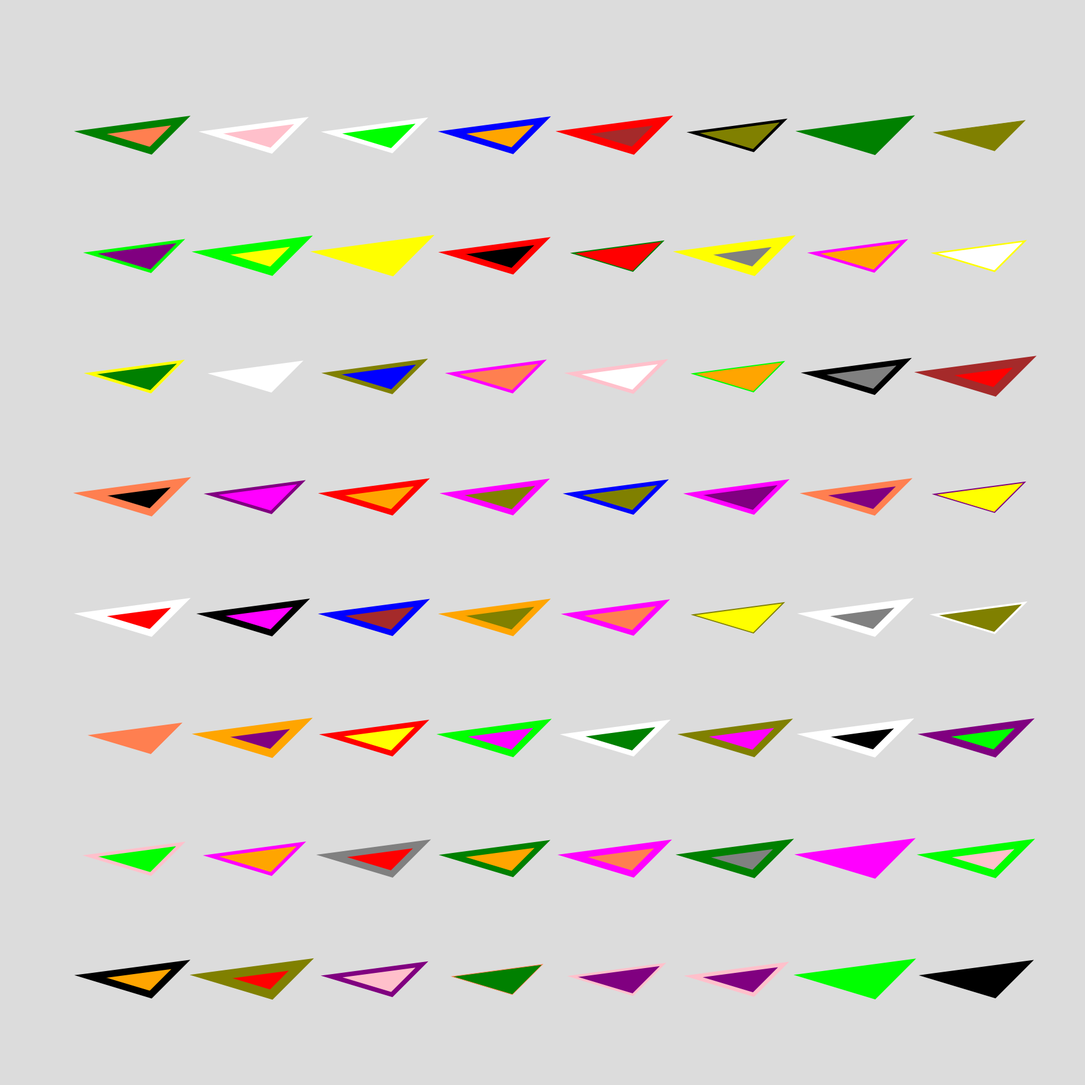
Frame 1 (no input)
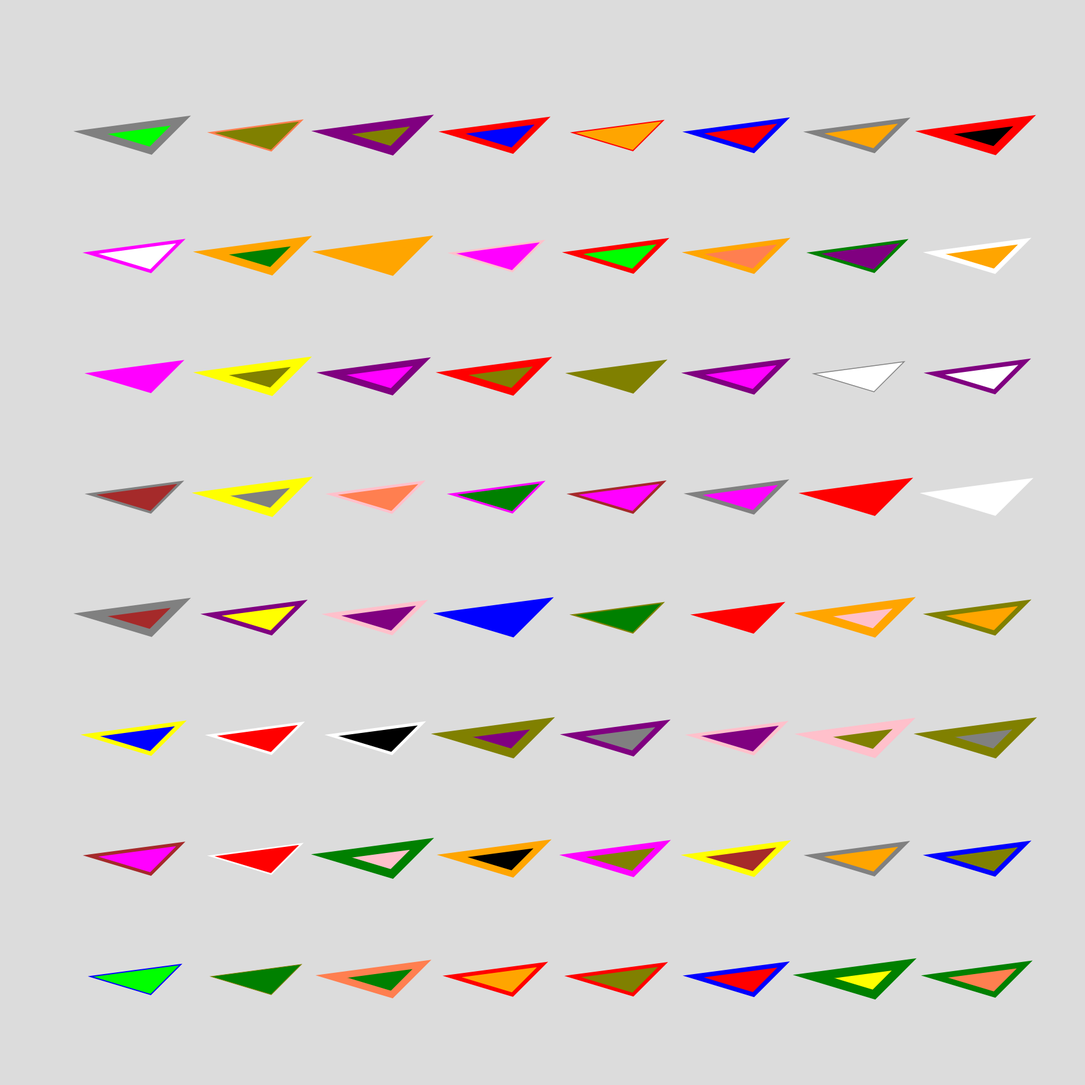
Frame 2 (the mouse pressed at the canvas centre, redrawn once)

The p5.js sketch that drew these frames (run headless with seeded random() and noise() and a simulated clock; the mouse was pressed at the canvas centre and the sketch redrawn once):

// p5.js sketch
// ── sketch.js
function setup() {
  // create a canvas
  createCanvas(1800, 1800);

  // disable animation
  noLoop();
  }

function draw() {
  background(220);
  translate(100,100);
  for (let x = 0; x <8; x+=1){//This calculates how many shapes go in each row
    for (let y = 0; y < 8; y+=1){//This calculates how many shapes go in each column. 
      push();
      //These are a list of colors the code can choose from when a variable calls random. I got the idea to use 'const' from this video: https://www.youtube.com/watch?v=TRFkxgreoyU&t=249s
      const colors = ['red','orange','yellow','green','blue','purple','white', 'black','brown','magenta','coral','gray','lime','pink','olive']; 
      fill(random(colors)); //will choose a random color from the list to fill the shape.
      stroke(random(colors));// will choose a random color to outline the shape.
      strokeWeight(random(1,15));// Changes the thickness of the outline of the shape. In this case, 1 is pretty thin and 15 is as thick as it can get. 
      translate(x * 200, y * 200);// Change the spacing of the shapes to fill out the whole page. 
      triangle(50, 120, 200, 100, 150, 150);//size of the shape. 
      pop();
    }
  }
}
